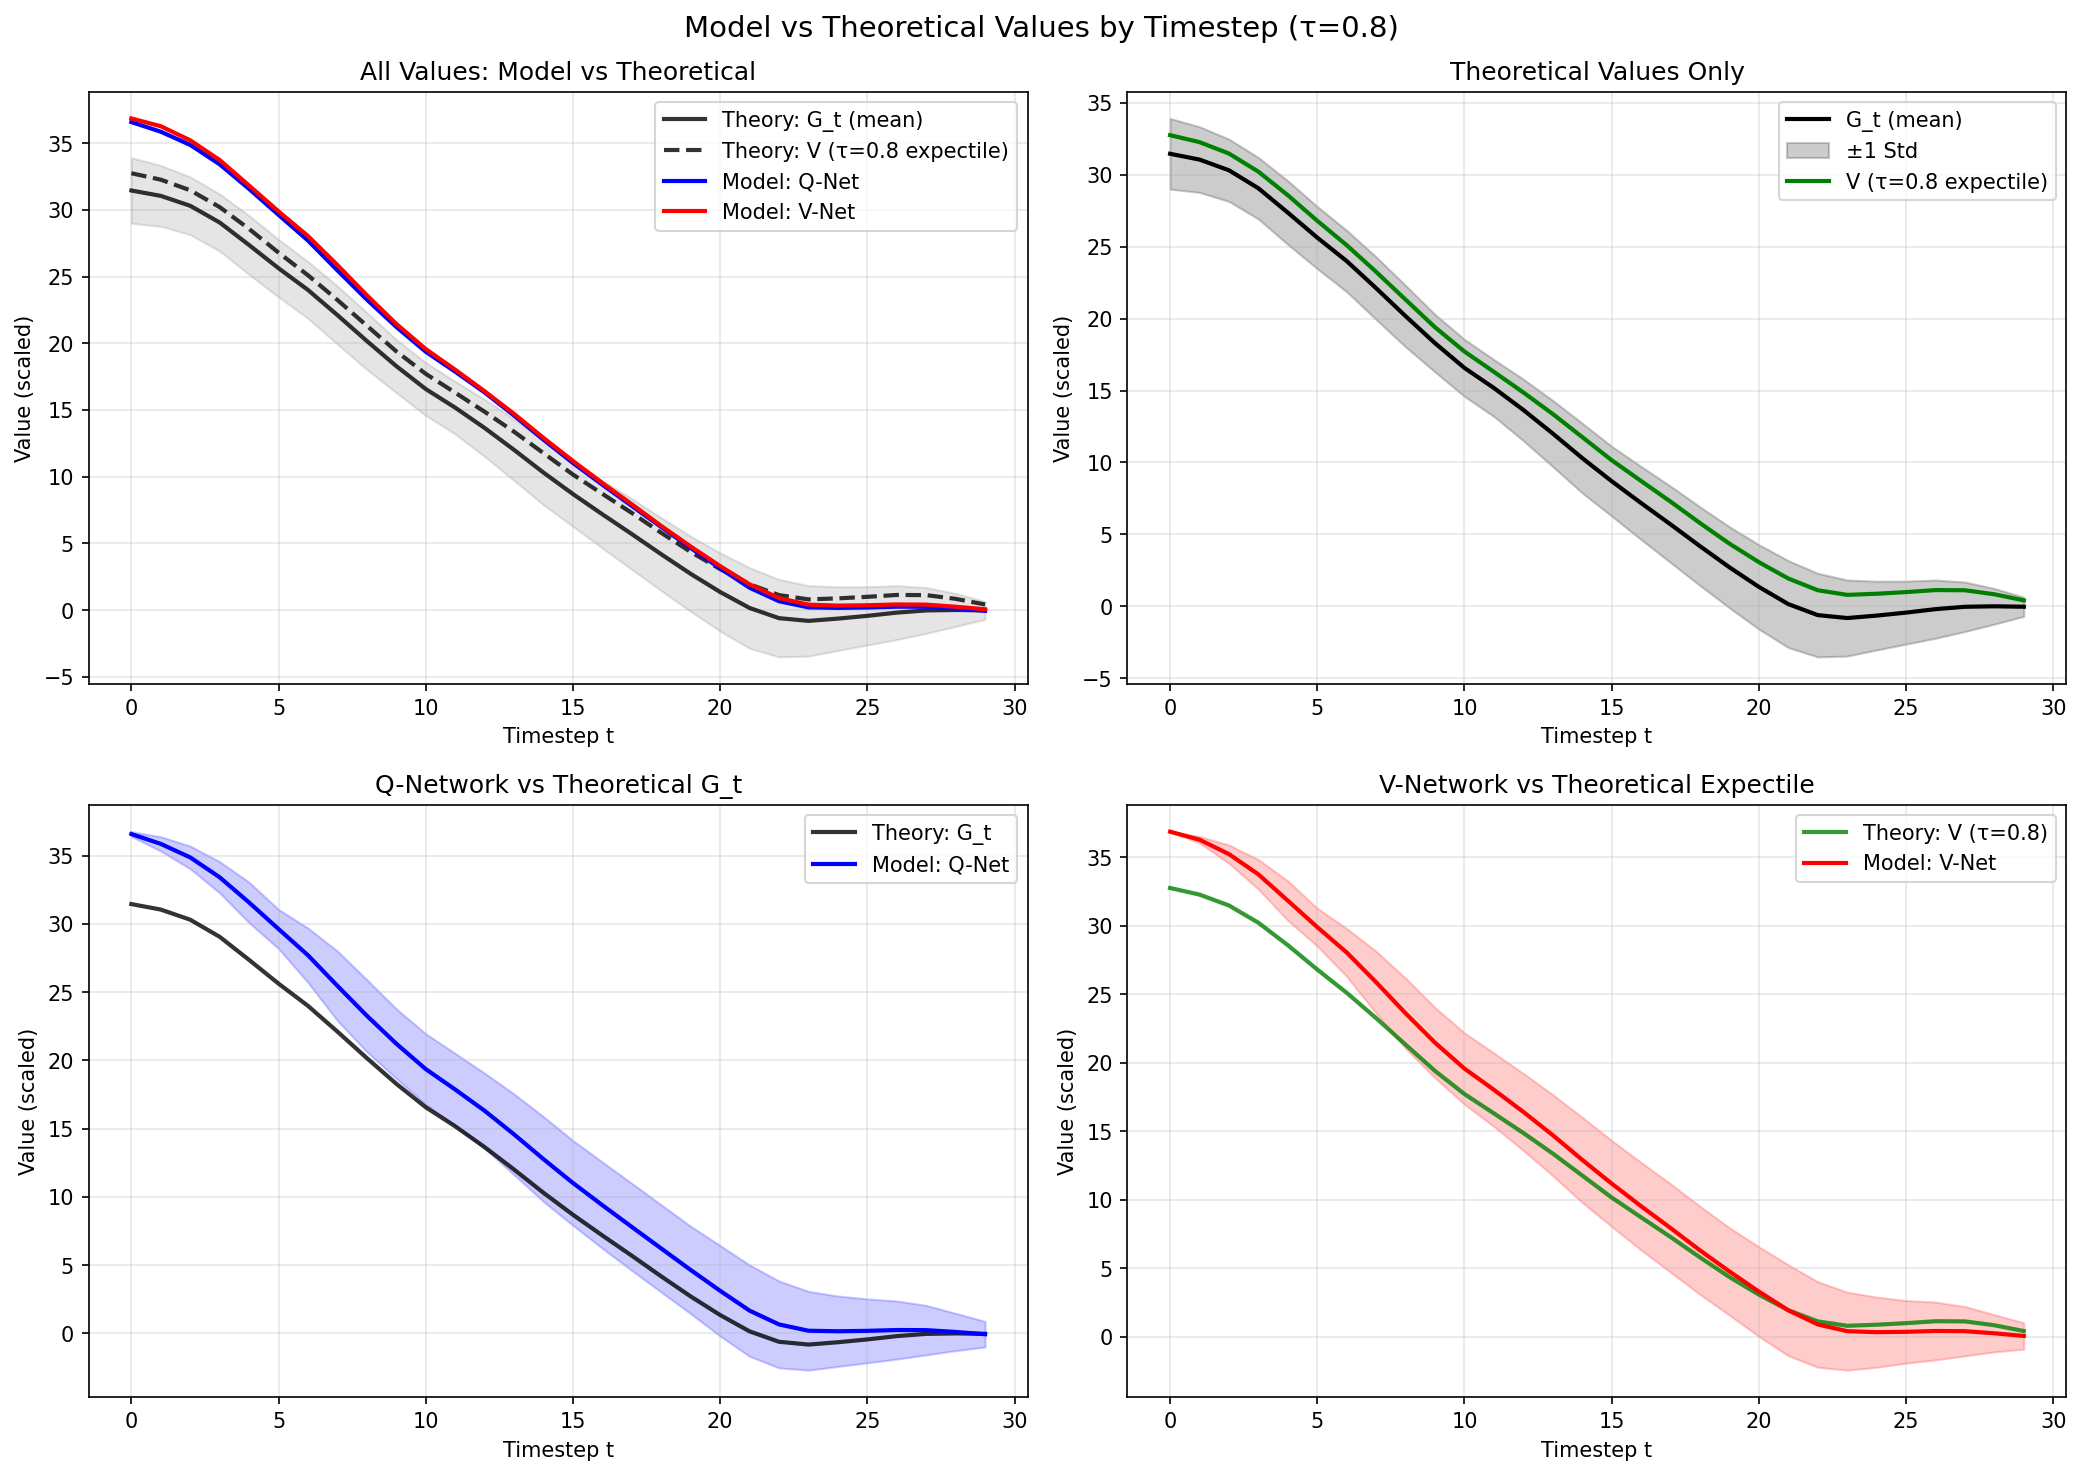

Source code (Python):
"""
Model Q/V Analysis vs Theoretical Values by Timestep

Loads a trained Q-network and V-network, computes predictions for each timestep,
and compares against both theoretical G_t (mean) and theoretical V (tau-expectile).

Output: analysis/model_q_by_timestep.txt and analysis/model_q_by_timestep.png
"""
import torch
import numpy as np
import matplotlib.pyplot as plt
from pathlib import Path
import argparse
import sys

PROJECT_ROOT = Path(__file__).resolve().parents[1]
sys.path.insert(0, str(PROJECT_ROOT))

from src.models.iql.critics import QNet, VNet
from utils.config_loader import load_config


def compute_discounted_returns(rewards: list, gamma: float = 0.99) -> list:
    """Calculates G_t for every timestep t in an episode."""
    G = 0.0
    returns = []
    for r in reversed(rewards):
        G = r + gamma * G
        returns.insert(0, G)
    return returns


def calculate_expectile(values: np.ndarray, tau: float, tolerance: float = 1e-6, max_iter: int = 1000) -> float:
    """
    Solves for the scalar 'e' that minimizes the asymmetric least squares loss.
    """
    e = np.mean(values)
    
    for _ in range(max_iter):
        indices_high = values > e
        sum_high = np.sum(values[indices_high])
        sum_low = np.sum(values[~indices_high])
        count_high = np.sum(indices_high)
        count_low = np.sum(~indices_high)
        
        if count_high == 0 or count_low == 0:
            break
            
        numerator = tau * sum_high + (1 - tau) * sum_low
        denominator = tau * count_high + (1 - tau) * count_low
        
        new_e = numerator / denominator
        
        if abs(new_e - e) < tolerance:
            return new_e
        e = new_e
    
    return e


def analyze_model_q_by_timestep(
    q_checkpoint_path: str,
    v_checkpoint_path: str,
    dataset_path: str,
    output_txt: str,
    output_png: str,
    gamma: float = 0.99,
    steps_per_episode: int = 30,
    reward_scale: float = 0.1,
    tau: float = 0.8
) -> None:
    """
    Analyzes the Q and V network predictions by timestep and compares to 
    theoretical G_t (mean) and theoretical V (tau-expectile).
    """
    device = torch.device("cuda" if torch.cuda.is_available() else "cpu")
    config = load_config()

    # Load dataset
    dataset = torch.load(dataset_path, weights_only=False)
    states = dataset['states']
    actions = dataset['actions']
    rewards_tensor = dataset['rewards'].flatten()

    total_samples = len(states)
    num_episodes = total_samples // steps_per_episode

    # Load Q-network
    q_checkpoint = torch.load(q_checkpoint_path, map_location=device, weights_only=False)
    q_config = q_checkpoint.get('config', config)
    q_net = QNet(q_config).to(device)
    q_net.load_state_dict(q_checkpoint['model_state_dict'])
    q_net.eval()

    # Load V-network
    v_checkpoint = torch.load(v_checkpoint_path, map_location=device, weights_only=False)
    v_config = v_checkpoint.get('config', config)
    v_net = VNet(v_config).to(device)
    v_net.load_state_dict(v_checkpoint['model_state_dict'])
    v_net.eval()

    # Get tau from config if available
    tau = q_config.get('iql', {}).get('tau', tau)

    # Collect data by timestep
    q_by_timestep = {t: [] for t in range(steps_per_episode)}
    v_by_timestep = {t: [] for t in range(steps_per_episode)}
    gt_by_timestep = {t: [] for t in range(steps_per_episode)}

    with torch.no_grad():
        for ep in range(num_episodes):
            start_idx = ep * steps_per_episode
            end_idx = start_idx + steps_per_episode

            # Get episode data
            ep_states = states[start_idx:end_idx].to(device)
            ep_actions = actions[start_idx:end_idx].to(device)
            ep_rewards = rewards_tensor[start_idx:end_idx].tolist()

            # Compute model predictions
            q_vals = q_net(ep_states, ep_actions).cpu().numpy().flatten()
            v_vals = v_net(ep_states).cpu().numpy().flatten()

            # Compute theoretical G_t
            gt_vals = compute_discounted_returns(ep_rewards, gamma)
            gt_vals = [g * reward_scale for g in gt_vals]

            # Store by timestep
            for t in range(steps_per_episode):
                q_by_timestep[t].append(q_vals[t])
                v_by_timestep[t].append(v_vals[t])
                gt_by_timestep[t].append(gt_vals[t])

    # Compute statistics
    timesteps = list(range(steps_per_episode))
    
    # Model predictions
    q_means = np.array([np.mean(q_by_timestep[t]) for t in timesteps])
    q_stds = np.array([np.std(q_by_timestep[t]) for t in timesteps])
    v_means = np.array([np.mean(v_by_timestep[t]) for t in timesteps])
    v_stds = np.array([np.std(v_by_timestep[t]) for t in timesteps])
    
    # Theoretical values
    gt_means = np.array([np.mean(gt_by_timestep[t]) for t in timesteps])
    gt_stds = np.array([np.std(gt_by_timestep[t]) for t in timesteps])
    
    # Theoretical V (tau-expectile of G_t at each timestep)
    v_theoretical = np.array([
        calculate_expectile(np.array(gt_by_timestep[t]), tau) 
        for t in timesteps
    ])

    # Compute errors
    q_error_vs_gt = q_means - gt_means
    v_error_vs_gt = v_means - gt_means
    v_error_vs_theory = v_means - v_theoretical

    # Write diagnostics
    with open(output_txt, 'w') as f:
        f.write("=" * 100 + "\n")
        f.write("MODEL Q/V ANALYSIS VS THEORETICAL VALUES BY TIMESTEP\n")
        f.write("=" * 100 + "\n\n")

        f.write(f"Q-Net Checkpoint: {q_checkpoint_path}\n")
        f.write(f"V-Net Checkpoint: {v_checkpoint_path}\n")
        f.write(f"Dataset: {dataset_path}\n")
        f.write(f"Episodes: {num_episodes}\n")
        f.write(f"Tau (for theoretical V): {tau}\n\n")

        f.write("-" * 100 + "\n")
        f.write("SUMMARY\n")
        f.write("-" * 100 + "\n")
        f.write(f"{'Metric':<25} {'Model Q':<12} {'Model V':<12} {'Theory G_t':<12} {'Theory V':<12}\n")
        f.write("-" * 100 + "\n")
        f.write(f"{'Global Mean':<25} {q_means.mean():<12.4f} {v_means.mean():<12.4f} "
                f"{gt_means.mean():<12.4f} {v_theoretical.mean():<12.4f}\n")
        f.write(f"{'At t=0 (start)':<25} {q_means[0]:<12.4f} {v_means[0]:<12.4f} "
                f"{gt_means[0]:<12.4f} {v_theoretical[0]:<12.4f}\n")
        f.write(f"{'At t=14 (mid)':<25} {q_means[14]:<12.4f} {v_means[14]:<12.4f} "
                f"{gt_means[14]:<12.4f} {v_theoretical[14]:<12.4f}\n")
        f.write(f"{'At t=29 (end)':<25} {q_means[29]:<12.4f} {v_means[29]:<12.4f} "
                f"{gt_means[29]:<12.4f} {v_theoretical[29]:<12.4f}\n\n")
        
        f.write(f"{'MAE: Model Q vs G_t':<25} {np.mean(np.abs(q_error_vs_gt)):<12.4f}\n")
        f.write(f"{'MAE: Model V vs G_t':<25} {np.mean(np.abs(v_error_vs_gt)):<12.4f}\n")
        f.write(f"{'MAE: Model V vs Theory V':<25} {np.mean(np.abs(v_error_vs_theory)):<12.4f}\n\n")

        f.write("-" * 100 + "\n")
        f.write("DETAILED VALUES BY TIMESTEP\n")
        f.write("-" * 100 + "\n")
        f.write(f"{'t':<4} {'Model Q':<10} {'Model V':<10} {'Theory G_t':<10} "
                f"{'Theory V':<10} {'Q-G_t':<10} {'V-TheoryV':<10}\n")
        f.write("-" * 100 + "\n")

        for t in timesteps:
            f.write(f"{t:<4} {q_means[t]:<10.4f} {v_means[t]:<10.4f} {gt_means[t]:<10.4f} "
                    f"{v_theoretical[t]:<10.4f} {q_error_vs_gt[t]:<10.4f} {v_error_vs_theory[t]:<10.4f}\n")

        f.write("\n")
        f.write("=" * 100 + "\n")
        f.write("DIAGNOSIS\n")
        f.write("=" * 100 + "\n")

        # Q diagnosis
        if np.mean(np.abs(q_error_vs_gt)) < 2.0:
            f.write("[OK] Q-network closely tracks theoretical G_t values.\n")
        elif np.mean(q_error_vs_gt) > 0:
            f.write(f"[WARNING] Q-network is overestimating by avg {np.mean(q_error_vs_gt):.2f}.\n")
        else:
            f.write(f"[WARNING] Q-network is underestimating by avg {-np.mean(q_error_vs_gt):.2f}.\n")

        # V diagnosis
        if np.mean(np.abs(v_error_vs_theory)) < 2.0:
            f.write(f"[OK] V-network closely matches theoretical tau={tau} expectile.\n")
        elif np.mean(v_error_vs_theory) > 0:
            f.write(f"[INFO] V-network is more optimistic than tau={tau} expectile by avg {np.mean(v_error_vs_theory):.2f}.\n")
        else:
            f.write(f"[WARNING] V-network is less optimistic than expected (below tau={tau} expectile).\n")

    # Create visualization - 2x2 layout
    fig, axes = plt.subplots(2, 2, figsize=(14, 10))
    fig.suptitle(f'Model vs Theoretical Values by Timestep (τ={tau})', fontsize=14)

    # Top Left: All 4 curves
    ax1 = axes[0, 0]
    ax1.plot(timesteps, gt_means, 'k-', linewidth=2, label='Theory: G_t (mean)', alpha=0.8)
    ax1.plot(timesteps, v_theoretical, 'k--', linewidth=2, label=f'Theory: V (τ={tau} expectile)', alpha=0.8)
    ax1.plot(timesteps, q_means, 'b-', linewidth=2, label='Model: Q-Net')
    ax1.plot(timesteps, v_means, 'r-', linewidth=2, label='Model: V-Net')
    ax1.fill_between(timesteps, gt_means - gt_stds, gt_means + gt_stds, alpha=0.1, color='black')
    ax1.set_xlabel('Timestep t')
    ax1.set_ylabel('Value (scaled)')
    ax1.set_title('All Values: Model vs Theoretical')
    ax1.legend(loc='upper right')
    ax1.grid(True, alpha=0.3)

    # Top Right: Theory only (G_t and V expectile)
    ax2 = axes[0, 1]
    ax2.plot(timesteps, gt_means, 'k-', linewidth=2, label='G_t (mean)')
    ax2.fill_between(timesteps, gt_means - gt_stds, gt_means + gt_stds, alpha=0.2, color='black', label='±1 Std')
    ax2.plot(timesteps, v_theoretical, 'g-', linewidth=2, label=f'V (τ={tau} expectile)')
    ax2.set_xlabel('Timestep t')
    ax2.set_ylabel('Value (scaled)')
    ax2.set_title('Theoretical Values Only')
    ax2.legend()
    ax2.grid(True, alpha=0.3)

    # Bottom Left: Model Q vs Theory G_t
    ax3 = axes[1, 0]
    ax3.plot(timesteps, gt_means, 'k-', linewidth=2, label='Theory: G_t', alpha=0.8)
    ax3.plot(timesteps, q_means, 'b-', linewidth=2, label='Model: Q-Net')
    ax3.fill_between(timesteps, q_means - q_stds, q_means + q_stds, alpha=0.2, color='blue')
    ax3.set_xlabel('Timestep t')
    ax3.set_ylabel('Value (scaled)')
    ax3.set_title('Q-Network vs Theoretical G_t')
    ax3.legend()
    ax3.grid(True, alpha=0.3)

    # Bottom Right: Model V vs Theory V
    ax4 = axes[1, 1]
    ax4.plot(timesteps, v_theoretical, 'g-', linewidth=2, label=f'Theory: V (τ={tau})', alpha=0.8)
    ax4.plot(timesteps, v_means, 'r-', linewidth=2, label='Model: V-Net')
    ax4.fill_between(timesteps, v_means - v_stds, v_means + v_stds, alpha=0.2, color='red')
    ax4.set_xlabel('Timestep t')
    ax4.set_ylabel('Value (scaled)')
    ax4.set_title('V-Network vs Theoretical Expectile')
    ax4.legend()
    ax4.grid(True, alpha=0.3)

    plt.tight_layout()
    plt.savefig(output_png, dpi=150, bbox_inches='tight')
    plt.close()

    print(f"Diagnostics written to: {output_txt}")
    print(f"Plot saved to: {output_png}")


if __name__ == "__main__":
    parser = argparse.ArgumentParser(description="Analyze model Q/V values by timestep")
    parser.add_argument("--experiment", type=str, required=True,
                        help="Experiment folder name in checkpoints/")
    args = parser.parse_args()

    checkpoint_dir = PROJECT_ROOT / "checkpoints" / args.experiment
    q_path = checkpoint_dir / "q_net" / "best_loss.pth"
    v_path = checkpoint_dir / "v_net" / "best_loss.pth"
    dataset_path = PROJECT_ROOT / "data" / "inv_management_base_stock.pt"
    output_txt = PROJECT_ROOT / "analysis" / "model_q_by_timestep.txt"
    output_png = PROJECT_ROOT / "analysis" / "model_q_by_timestep.png"

    if not q_path.exists():
        print(f"Q-net checkpoint not found: {q_path}")
        exit(1)
    if not v_path.exists():
        print(f"V-net checkpoint not found: {v_path}")
        exit(1)

    analyze_model_q_by_timestep(
        str(q_path), str(v_path), str(dataset_path),
        str(output_txt), str(output_png)
    )
